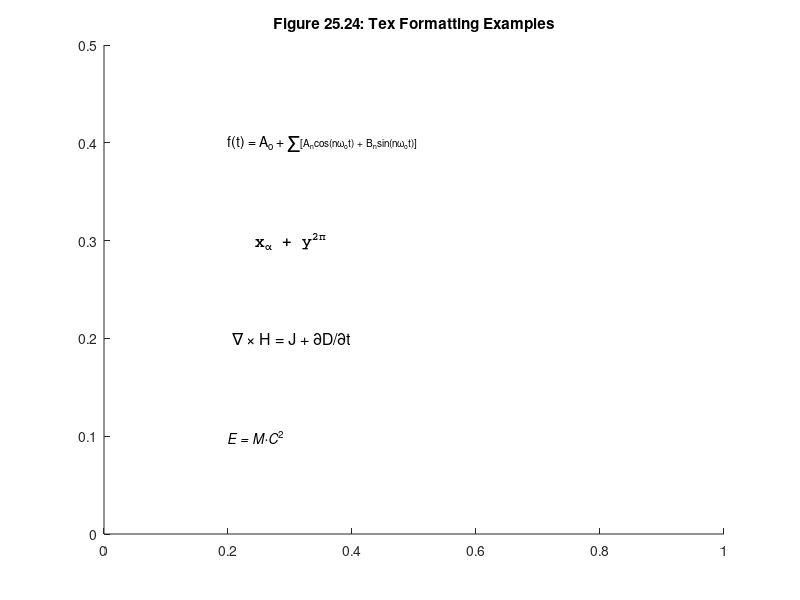

Write MATLAB code to recreate this figure.
axes;
axis([0 1 0 0.5])
text(0.2,0.1,'\itE = M\cdotC^{\rm2}')
text(0.2,0.2,'\fontsize{16} \nabla \times H = J + \partialD/\partialt')
text(0.2,0.3,'\fontname{courier} \fontsize{16} \bf x_{\alpha} + y^{2\pi}')
fsstr='f(t) = A_o + \fontsize{30}_\Sigma\fontsize{10}';
text(0.2,0.4,[fsstr '[A_ncos(n\omega_ot) + B_nsin(n\omega_ot)]'])
title('Figure 25.24: Tex Formatting Examples')
